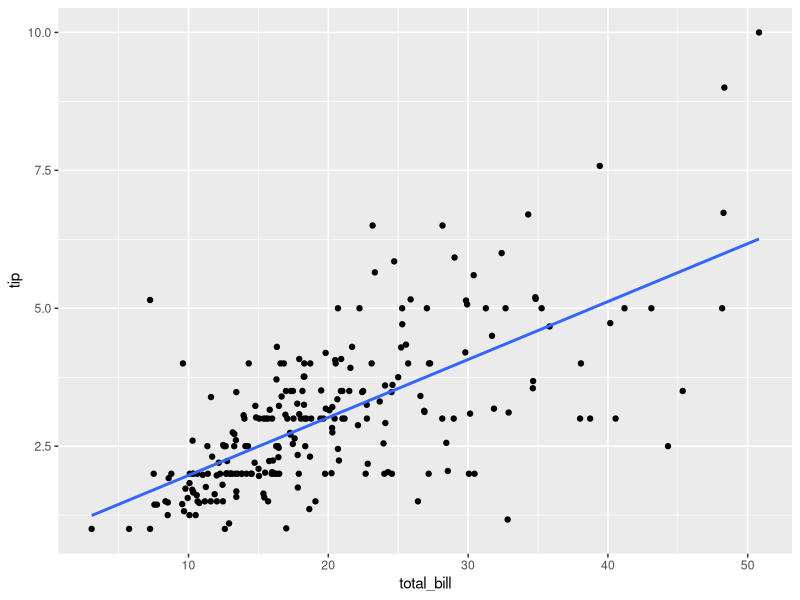
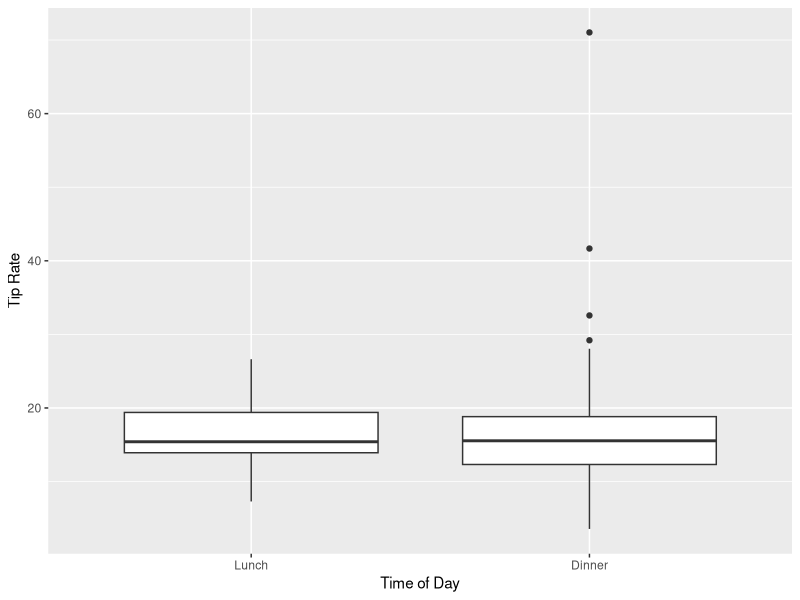
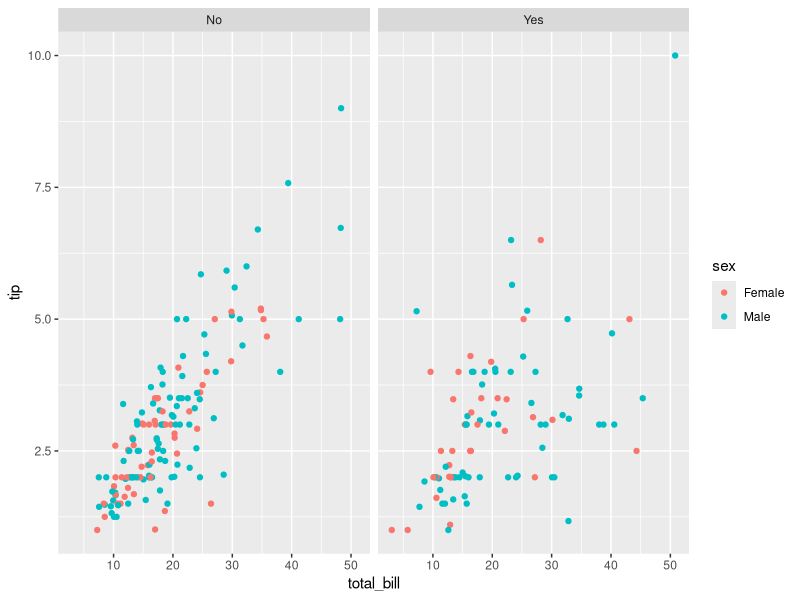
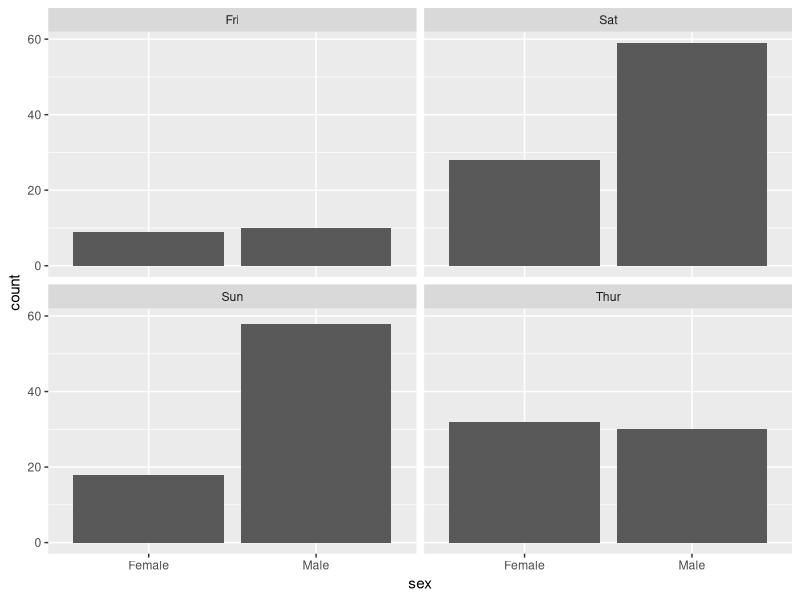

Reproduce these figures in R, in order.
## ---- chunk 1
knitr::opts_chunk$set(echo = TRUE)
## ---- chunk 2
data(tips, package="reshape2")
library(ggplot2)
## ---- chunk 3
numParty<- nrow(tips)
numParty
## ---- chunk 4
str(tips$total_bill)
str(tips$tip)
str(tips$sex)
str(tips$smoker)
str(tips$day)
str(tips$time)
str(tips$size)
## ---- chunk 5
day<- (tips$day)
y<- c("Thur", "Fri", "Sat", "Sun")
day<- day[order(match(day,y))]
day
## ---- chunk 6
female = tips$sex == "Female"
female1 = tips[female,]
female5 <- subset(female1, size >= 5 , selet=c(total_bill, tip, sex, smoker, day, time, size))
female5
## ---- chunk 7
ggplot(data=tips, aes(x= total_bill, y = tip))+ geom_point()+geom_smooth(method="lm", se= FALSE)
## ---- chunk 8
tips$tiprate<- (100)*(tips$tip/tips$total_bill)
summary(tips)
## ---- chunk 9
ggplot(data=tips, aes(x=tips$time, y=tiprate))+geom_boxplot()+scale_x_discrete(limits=c("Lunch","Dinner"))+xlab("Time of Day")+ylab("Tip Rate")
## ---- chunk 10
ggplot(tips, aes(x=total_bill, y= tip, color=sex))+geom_point()+facet_wrap(~smoker)
## ---- chunk 11
ggplot(tips, aes(x=sex))+geom_bar()+facet_wrap(~day)
